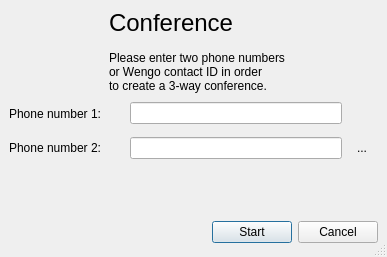
<ui version="4.0" >
 <author></author>
 <comment></comment>
 <exportmacro></exportmacro>
 <class>ConferenceCallWidget</class>
 <widget class="QDialog" name="ConferenceCallWidget" >
  <property name="geometry" >
   <rect>
    <x>0</x>
    <y>0</y>
    <width>387</width>
    <height>257</height>
   </rect>
  </property>
  <property name="windowTitle" >
   <string>WengoPhone - Create a Conference</string>
  </property>
  <property name="sizeGripEnabled" >
   <bool>true</bool>
  </property>
  <layout class="QGridLayout" >
   <property name="margin" >
    <number>9</number>
   </property>
   <property name="spacing" >
    <number>6</number>
   </property>
   <item row="2" column="0" >
    <spacer>
     <property name="orientation" >
      <enum>Qt::Vertical</enum>
     </property>
     <property name="sizeHint" >
      <size>
       <width>369</width>
       <height>16</height>
      </size>
     </property>
    </spacer>
   </item>
   <item row="3" column="0" >
    <layout class="QHBoxLayout" >
     <property name="margin" >
      <number>0</number>
     </property>
     <property name="spacing" >
      <number>6</number>
     </property>
     <item>
      <spacer>
       <property name="orientation" >
        <enum>Qt::Horizontal</enum>
       </property>
       <property name="sizeHint" >
        <size>
         <width>131</width>
         <height>31</height>
        </size>
       </property>
      </spacer>
     </item>
     <item>
      <widget class="QPushButton" name="startButton" >
       <property name="text" >
        <string>Start</string>
       </property>
      </widget>
     </item>
     <item>
      <widget class="QPushButton" name="cancelButton" >
       <property name="text" >
        <string>Cancel</string>
       </property>
      </widget>
     </item>
    </layout>
   </item>
   <item row="0" column="0" >
    <widget class="QLabel" name="headerLabel" >
     <property name="palette" >
      <palette>
       <active>
        <color>
         <red>0</red>
         <green>0</green>
         <blue>0</blue>
        </color>
        <color>
         <red>212</red>
         <green>208</green>
         <blue>200</blue>
        </color>
        <color>
         <red>255</red>
         <green>255</green>
         <blue>255</blue>
        </color>
        <color>
         <red>234</red>
         <green>229</green>
         <blue>220</blue>
        </color>
        <color>
         <red>128</red>
         <green>128</green>
         <blue>128</blue>
        </color>
        <color>
         <red>141</red>
         <green>139</green>
         <blue>133</blue>
        </color>
        <color>
         <red>255</red>
         <green>255</green>
         <blue>255</blue>
        </color>
        <color>
         <red>255</red>
         <green>255</green>
         <blue>255</blue>
        </color>
        <color>
         <red>0</red>
         <green>0</green>
         <blue>0</blue>
        </color>
        <color>
         <red>255</red>
         <green>255</green>
         <blue>255</blue>
        </color>
        <color>
         <red>212</red>
         <green>208</green>
         <blue>200</blue>
        </color>
        <color>
         <red>64</red>
         <green>64</green>
         <blue>64</blue>
        </color>
        <color>
         <red>10</red>
         <green>36</green>
         <blue>106</blue>
        </color>
        <color>
         <red>255</red>
         <green>255</green>
         <blue>255</blue>
        </color>
        <color>
         <red>0</red>
         <green>0</green>
         <blue>255</blue>
        </color>
        <color>
         <red>255</red>
         <green>0</green>
         <blue>255</blue>
        </color>
        <color>
         <red>232</red>
         <green>232</green>
         <blue>232</blue>
        </color>
       </active>
       <inactive>
        <color>
         <red>0</red>
         <green>0</green>
         <blue>0</blue>
        </color>
        <color>
         <red>212</red>
         <green>208</green>
         <blue>200</blue>
        </color>
        <color>
         <red>255</red>
         <green>255</green>
         <blue>255</blue>
        </color>
        <color>
         <red>234</red>
         <green>229</green>
         <blue>220</blue>
        </color>
        <color>
         <red>128</red>
         <green>128</green>
         <blue>128</blue>
        </color>
        <color>
         <red>141</red>
         <green>139</green>
         <blue>133</blue>
        </color>
        <color>
         <red>255</red>
         <green>255</green>
         <blue>255</blue>
        </color>
        <color>
         <red>255</red>
         <green>255</green>
         <blue>255</blue>
        </color>
        <color>
         <red>0</red>
         <green>0</green>
         <blue>0</blue>
        </color>
        <color>
         <red>255</red>
         <green>255</green>
         <blue>255</blue>
        </color>
        <color>
         <red>212</red>
         <green>208</green>
         <blue>200</blue>
        </color>
        <color>
         <red>64</red>
         <green>64</green>
         <blue>64</blue>
        </color>
        <color>
         <red>212</red>
         <green>208</green>
         <blue>200</blue>
        </color>
        <color>
         <red>0</red>
         <green>0</green>
         <blue>0</blue>
        </color>
        <color>
         <red>0</red>
         <green>0</green>
         <blue>255</blue>
        </color>
        <color>
         <red>255</red>
         <green>0</green>
         <blue>255</blue>
        </color>
        <color>
         <red>232</red>
         <green>232</green>
         <blue>232</blue>
        </color>
       </inactive>
       <disabled>
        <color>
         <red>106</red>
         <green>104</green>
         <blue>100</blue>
        </color>
        <color>
         <red>212</red>
         <green>208</green>
         <blue>200</blue>
        </color>
        <color>
         <red>255</red>
         <green>255</green>
         <blue>255</blue>
        </color>
        <color>
         <red>233</red>
         <green>231</green>
         <blue>227</blue>
        </color>
        <color>
         <red>128</red>
         <green>128</green>
         <blue>128</blue>
        </color>
        <color>
         <red>141</red>
         <green>139</green>
         <blue>133</blue>
        </color>
        <color>
         <red>106</red>
         <green>104</green>
         <blue>100</blue>
        </color>
        <color>
         <red>255</red>
         <green>255</green>
         <blue>255</blue>
        </color>
        <color>
         <red>106</red>
         <green>104</green>
         <blue>100</blue>
        </color>
        <color>
         <red>212</red>
         <green>208</green>
         <blue>200</blue>
        </color>
        <color>
         <red>212</red>
         <green>208</green>
         <blue>200</blue>
        </color>
        <color>
         <red>0</red>
         <green>0</green>
         <blue>0</blue>
        </color>
        <color>
         <red>10</red>
         <green>36</green>
         <blue>106</blue>
        </color>
        <color>
         <red>255</red>
         <green>255</green>
         <blue>255</blue>
        </color>
        <color>
         <red>0</red>
         <green>0</green>
         <blue>255</blue>
        </color>
        <color>
         <red>255</red>
         <green>0</green>
         <blue>255</blue>
        </color>
        <color>
         <red>232</red>
         <green>232</green>
         <blue>232</blue>
        </color>
       </disabled>
      </palette>
     </property>
     <property name="text" >
      <string>&lt;span style=" font-size:18pt;">Conference&lt;/span>&lt;br />&lt;br />Please enter two phone numbers &lt;/p>&lt;p style=" margin-top:0px; margin-bottom:0px; margin-left:0px; margin-right:0px; -qt-block-indent:0; text-indent:0px;">or Wengo contact ID in order&lt;/p>&lt;p style=" margin-top:0px; margin-bottom:0px; margin-left:0px; margin-right:0px; -qt-block-indent:0; text-indent:0px;">to create a 3-way conference.&lt;/p></string>
     </property>
     <property name="indent" >
      <number>100</number>
     </property>
    </widget>
   </item>
   <item row="1" column="0" >
    <layout class="QGridLayout" >
     <property name="margin" >
      <number>0</number>
     </property>
     <property name="spacing" >
      <number>6</number>
     </property>
     <item row="0" column="1" >
      <widget class="QLineEdit" name="phoneNumber1LineEdit" >
       <property name="minimumSize" >
        <size>
         <width>212</width>
         <height>0</height>
        </size>
       </property>
       <property name="maximumSize" >
        <size>
         <width>212</width>
         <height>16777215</height>
        </size>
       </property>
      </widget>
     </item>
     <item row="1" column="1" >
      <widget class="QLineEdit" name="phoneNumber2LineEdit" >
       <property name="minimumSize" >
        <size>
         <width>212</width>
         <height>0</height>
        </size>
       </property>
       <property name="maximumSize" >
        <size>
         <width>212</width>
         <height>16777215</height>
        </size>
       </property>
      </widget>
     </item>
     <item row="1" column="0" >
      <widget class="QLabel" name="label_2" >
       <property name="text" >
        <string>Phone number 2:</string>
       </property>
      </widget>
     </item>
     <item row="0" column="0" >
      <widget class="QLabel" name="label" >
       <property name="text" >
        <string>Phone number 1:</string>
       </property>
      </widget>
     </item>
     <item row="0" column="2" >
      <widget class="QToolButton" name="peer1ToolButton" >
       <property name="minimumSize" >
        <size>
         <width>28</width>
         <height>28</height>
        </size>
       </property>
       <property name="text" >
        <string/>
       </property>
       <property name="icon" >
        <iconset resource="../wengophone.qrc" >:/pics/iconbar/add_contact.png</iconset>
       </property>
       <property name="iconSize" >
        <size>
         <width>22</width>
         <height>22</height>
        </size>
       </property>
       <property name="autoRaise" >
        <bool>true</bool>
       </property>
      </widget>
     </item>
     <item row="1" column="2" >
      <widget class="QToolButton" name="peer2ToolButton" >
       <property name="minimumSize" >
        <size>
         <width>28</width>
         <height>28</height>
        </size>
       </property>
       <property name="text" >
        <string>...</string>
       </property>
       <property name="icon" >
        <iconset resource="../wengophone.qrc" >:/pics/iconbar/add_contact.png</iconset>
       </property>
       <property name="iconSize" >
        <size>
         <width>22</width>
         <height>22</height>
        </size>
       </property>
       <property name="autoRaise" >
        <bool>true</bool>
       </property>
      </widget>
     </item>
    </layout>
   </item>
  </layout>
 </widget>
 <pixmapfunction></pixmapfunction>
 <tabstops>
  <tabstop>phoneNumber1LineEdit</tabstop>
  <tabstop>phoneNumber2LineEdit</tabstop>
  <tabstop>peer1ToolButton</tabstop>
  <tabstop>peer2ToolButton</tabstop>
  <tabstop>startButton</tabstop>
  <tabstop>cancelButton</tabstop>
 </tabstops>
 <resources>
  <include location="../wengophone.qrc" />
 </resources>
 <connections>
  <connection>
   <sender>cancelButton</sender>
   <signal>clicked()</signal>
   <receiver>ConferenceCallWidget</receiver>
   <slot>reject()</slot>
   <hints>
    <hint type="sourcelabel" >
     <x>369</x>
     <y>253</y>
    </hint>
    <hint type="destinationlabel" >
     <x>179</x>
     <y>282</y>
    </hint>
   </hints>
  </connection>
 </connections>
</ui>
